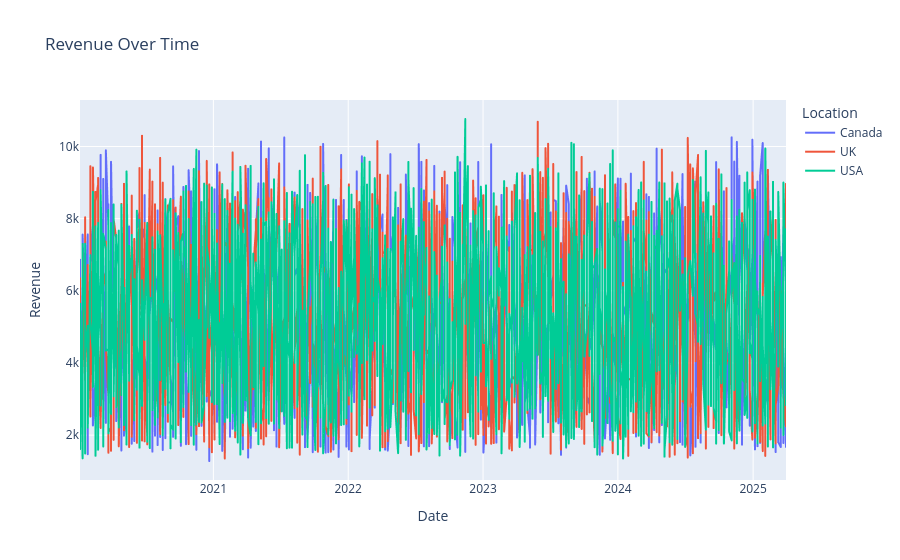

This figure's notebook cell:
### Code cell
# Revenue Over Time by Location via Plotly

fig = px.line(df, x="Date", y="Revenue", color="Location", title="Revenue Over Time")
fig.show()

### Figure 1 — Plotly figure (JSON) as saved in the notebook; plotly's stock layout.template omitted (floating-point values rounded to 4 significant figures; data arrays with more than 128 entries replaced by an {"elided": "..."} marker saying what was removed)
{"data": [{"hovertemplate": "Location=Canada<br>Date=%{x}<br>Revenue=%{y}<extra></extra>", "legendgroup": "Canada", "line": {"color": "#636efa", "dash": "solid"}, "marker": {"symbol": "circle"}, "mode": "lines", "name": "Canada", "showlegend": true, "type": "scattergl", "x": {"elided": "1507 str values"}, "xaxis": "x", "y": {"elided": "1507 float values"}, "yaxis": "y"}, {"hovertemplate": "Location=UK<br>Date=%{x}<br>Revenue=%{y}<extra></extra>", "legendgroup": "UK", "line": {"color": "#EF553B", "dash": "solid"}, "marker": {"symbol": "circle"}, "mode": "lines", "name": "UK", "showlegend": true, "type": "scattergl", "x": {"elided": "1475 str values"}, "xaxis": "x", "y": {"elided": "1475 float values"}, "yaxis": "y"}, {"hovertemplate": "Location=USA<br>Date=%{x}<br>Revenue=%{y}<extra></extra>", "legendgroup": "USA", "line": {"color": "#00cc96", "dash": "solid"}, "marker": {"symbol": "circle"}, "mode": "lines", "name": "USA", "showlegend": true, "type": "scattergl", "x": {"elided": "1402 str values"}, "xaxis": "x", "y": {"elided": "1402 float values"}, "yaxis": "y"}], "layout": {"legend": {"title": {"text": "Location"}, "tracegroupgap": 0}, "title": {"text": "Revenue Over Time"}, "xaxis": {"anchor": "y", "domain": [0, 1], "title": {"text": "Date"}}, "yaxis": {"anchor": "x", "domain": [0, 1], "title": {"text": "Revenue"}}}}
